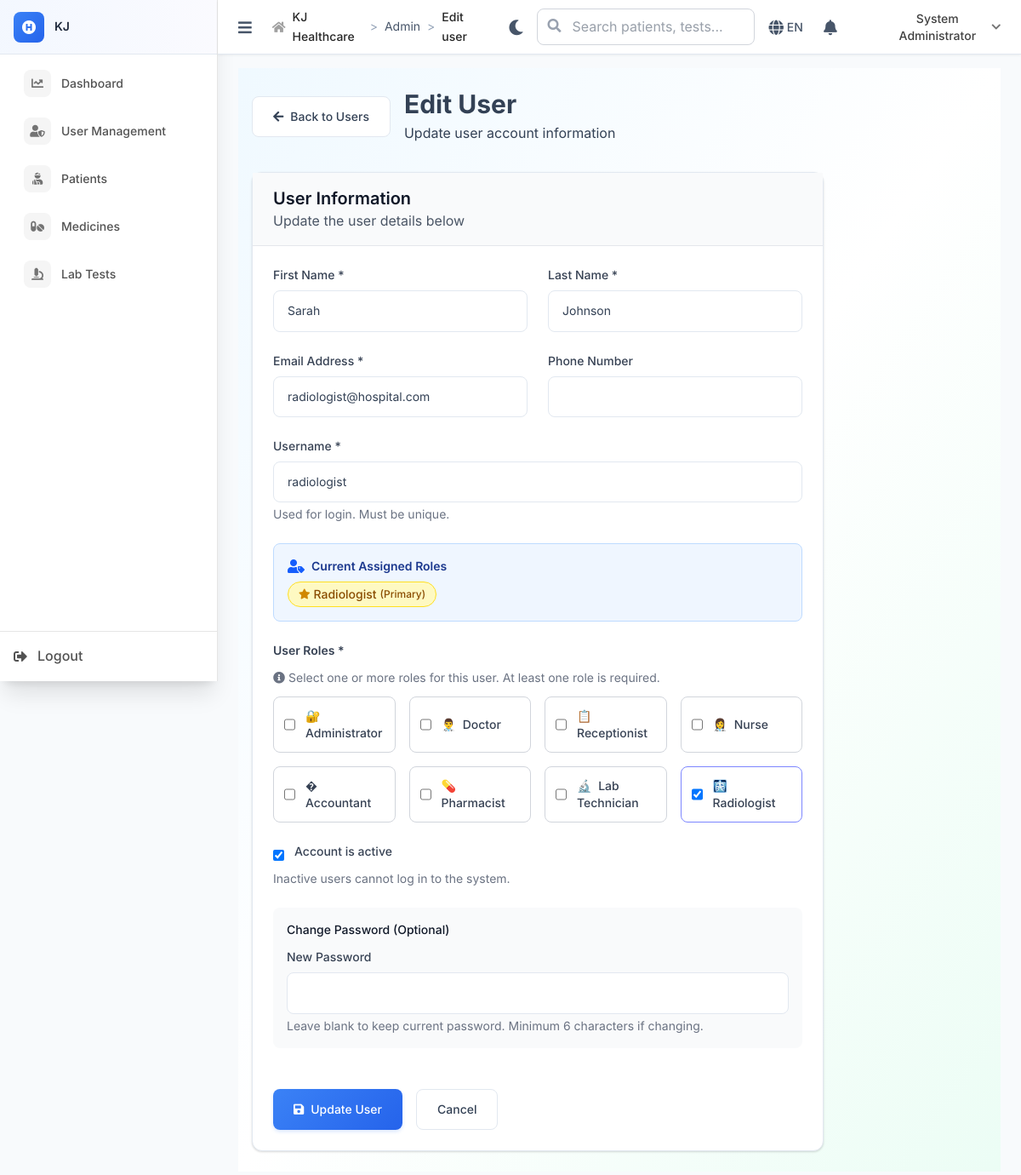
Before: /admin/edit_user?id=1000000 (signed in) with the older database file.
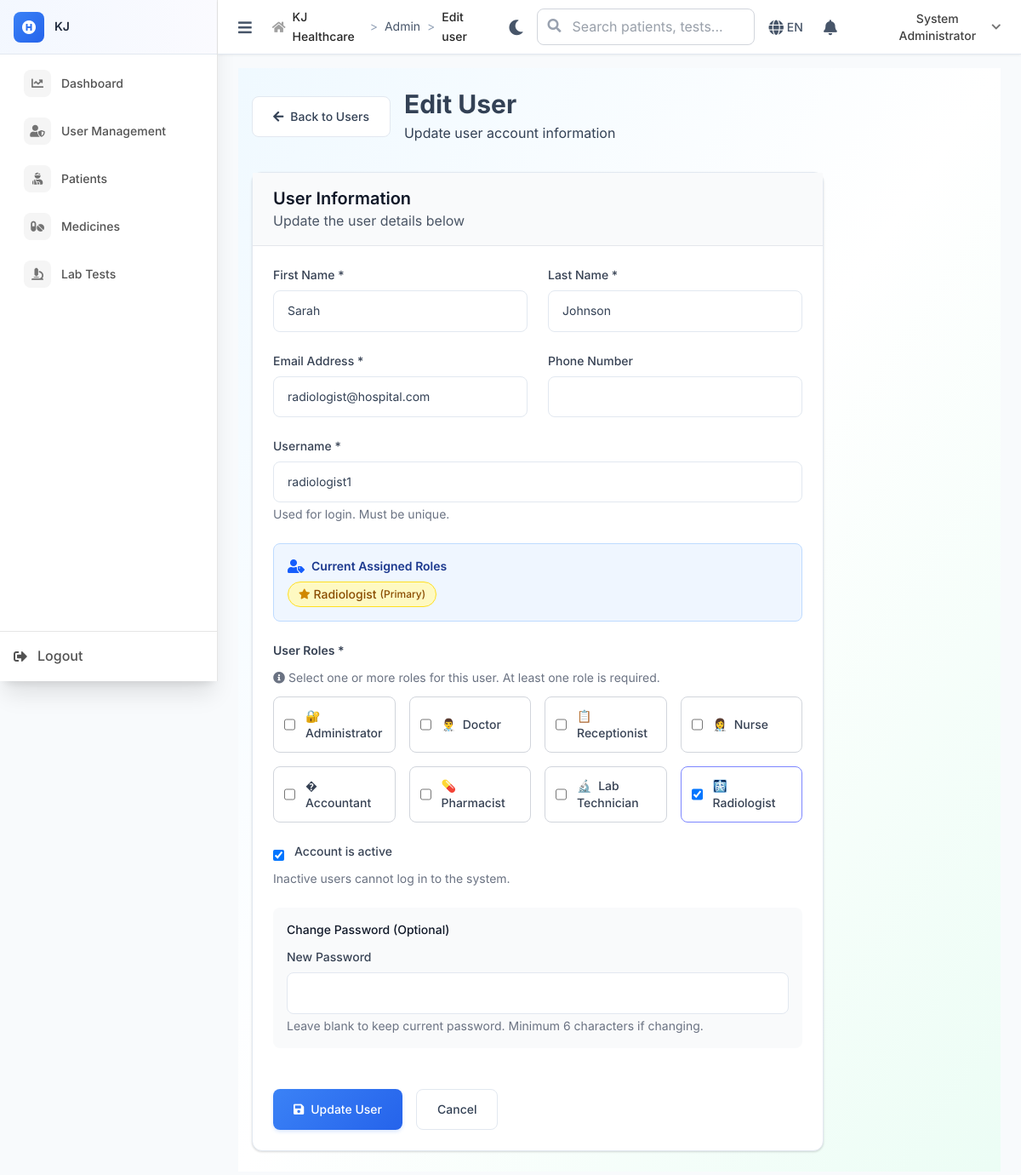
After: the same page with the newer database file.
### tables this page shows
CREATE TABLE `users` (
  `id` int NOT NULL,
  `username` varchar(50) NOT NULL,
  `password_hash` varchar(255) NOT NULL,
  `email` varchar(100) NOT NULL,
  `role` enum('admin','receptionist','doctor','lab_technician','accountant','pharmacist','radiologist','nurse') NOT NULL,
  `first_name` varchar(50) NOT NULL,
  `last_name` varchar(50) NOT NULL,
  `phone` varchar(20) DEFAULT NULL,
  `specialization` varchar(100) DEFAULT NULL COMMENT 'For doctors - future use',
  `is_active` tinyint(1) DEFAULT '1',
  `created_at` timestamp NOT NULL DEFAULT CURRENT_TIMESTAMP,
  `updated_at` timestamp NOT NULL DEFAULT CURRENT_TIMESTAMP ON UPDATE CURRENT_TIMESTAMP
);

### includes/BaseController.php (called while the page is built, shortened)
<?php
class BaseController {
    public function __construct() {
        global $pdo;
        $this->pdo = $pdo;
    }
    protected function render($view, $data = []) {
        extract($data);
        include __DIR__ . "/../views/{$view}.php";
    }
}
?>

### controllers/AdminController.php (called while the page is built, shortened)
<?php
require_once __DIR__ . '/../includes/BaseController.php';
class AdminController extends BaseController {
    public function edit_user() {
        $user_id = $_GET['id'] ?? null;
        $stmt = $this->pdo->prepare("SELECT * FROM users WHERE id = ?");
        $stmt->execute([$user_id]);
        $user = $stmt->fetch();
        $user_roles = [];
        $primary_role = $user['role'];
        if (empty($user_roles)) {
            $user_roles = [$user['role']];
        }
        $this->render('admin/edit_user', [
            'user' => $user,
            'user_roles' => $user_roles,
            'primary_role' => $primary_role,
            'available_roles' => ['admin', 'doctor', 'receptionist', 'accountant', 'pharmacist', 'lab_technician', 'radiologist', 'nurse'],
            'csrf_token' => $this->generateCSRF()
        ]);
    }
}
?>

### index.php (called while the page is built, shortened)
<?php
$request = $_SERVER['REQUEST_URI'];
$path = parse_url($request, PHP_URL_PATH);
if (strpos($path, BASE_PATH) === 0) {
    $path = substr($path, strlen(BASE_PATH));
}
$path = ltrim($path, '/');
$segments = explode('/', $path);
$controller = $segments[0] ?? 'auth';
$action = $segments[1] ?? 'login';
try {
    $controllerInstance = new $controllerClass();
    $params = array_slice($segments, 2);
    call_user_func_array([$controllerInstance, $action], $params);
} catch (Throwable $e) {
    Logger::error("Error in controller: " . $e->getMessage(), [
        'controller' => $controller,
        'action' => $action,
        'file' => $e->getFile(),
        'line' => $e->getLine(),
        'trace' => $e->getTraceAsString()
    ]);
    error_log("Error in controller: " . $e->getMessage());
    http_response_code(500);
    echo "Internal server error";
}
?>

### views/admin/edit_user.php (the view, shortened to what the changed rows need)
<div class="min-h-screen bg-gradient-to-br from-sky-50 via-white to-emerald-50">
    <div class="container mx-auto px-4 py-6">
        <div class="mb-8">
            <div class="flex items-center gap-4">
                <div>
                    <h1 class="text-3xl font-bold text-primary-900">Edit User</h1>
                </div>
            </div>
        </div>
        <div class="max-w-2xl">
            <div class="card">
                <div class="card-header">
                    <h2 class="text-xl font-semibold text-gray-900">User Information</h2>
                </div>
                <form method="POST" action="edit_user?id=<?= $user['id'] ?>" class="card-body space-y-6">
                    <div class="grid grid-cols-1 md:grid-cols-2 gap-6">
                        <div class="form-group">
                            <label class="form-label">First Name *</label>
                            <input type="text" name="first_name" class="form-input"
                                   value="<?= htmlspecialchars($user['first_name']) ?>" required>
                        </div>
                        <div class="form-group">
                            <label class="form-label">Last Name *</label>
                            <input type="text" name="last_name" class="form-input"
                                   value="<?= htmlspecialchars($user['last_name']) ?>" required>
                        </div>
                    </div>
                    <div class="grid grid-cols-1 md:grid-cols-2 gap-6">
                        <div class="form-group">
                            <label class="form-label">Email Address *</label>
                            <input type="email" name="email" class="form-input"
                                   value="<?= htmlspecialchars($user['email']) ?>" required>
                        </div>
                    </div>
                    <div class="space-y-6">
                        <div class="form-group">
                            <label class="form-label">Username *</label>
                            <input type="text" name="username" class="form-input"
                                   value="<?= htmlspecialchars($user['username']) ?>" required>
                            <p class="text-sm text-gray-500 mt-1">Used for login. Must be unique.</p>
                        </div>
                    </div>
                    <div class="form-group">
                        <label class="flex items-center">
                            <input type="checkbox" name="is_active" class="form-checkbox mr-3"
                                   <?= $user['is_active'] ? 'checked' : '' ?>>
                            <span class="form-label mb-0">Account is active</span>
                        </label>
                    </div>
                </form>
            </div>
        </div>
    </div>
</div>

Changed rows visible on the page:
changed users "Sarah": username "radiologist" → "radiologist1"
